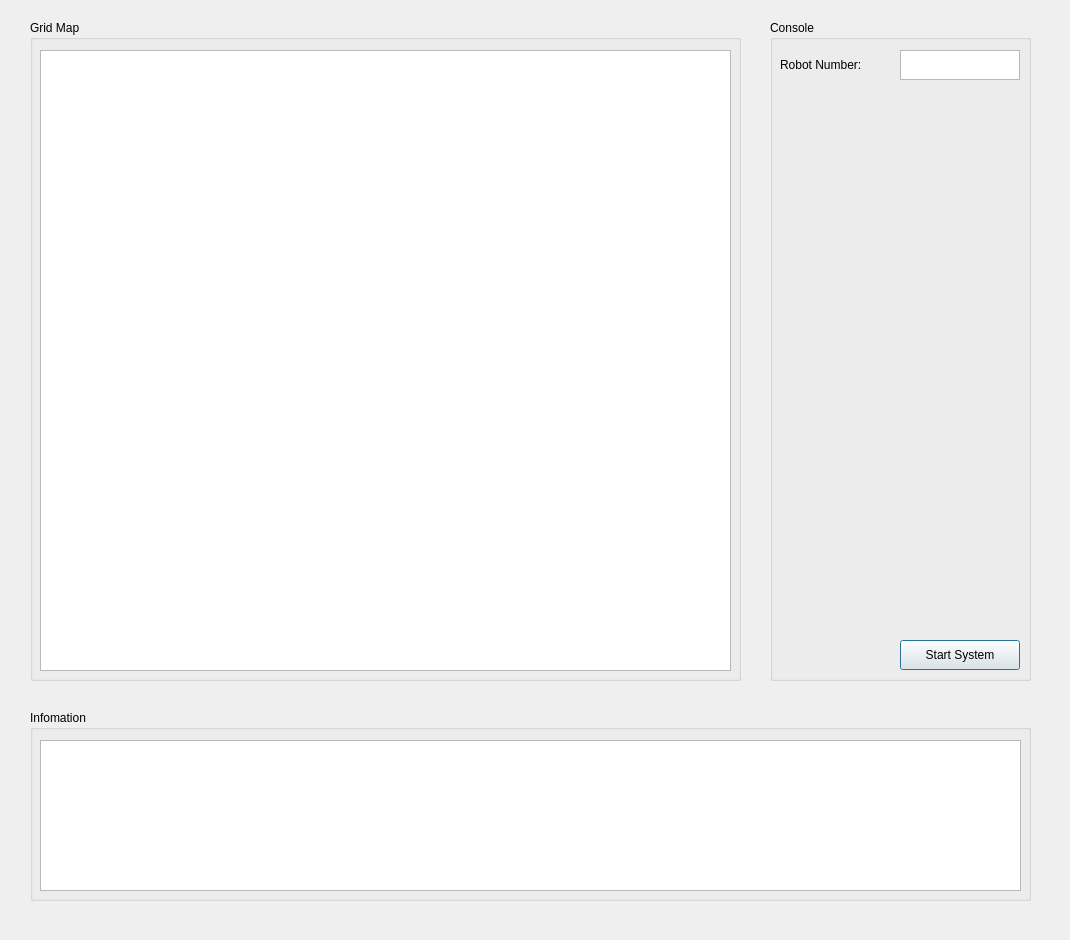
<?xml version="1.0" encoding="UTF-8"?>
<ui version="4.0">
 <class>Console</class>
 <widget class="QDialog" name="Console">
  <property name="geometry">
   <rect>
    <x>0</x>
    <y>0</y>
    <width>1070</width>
    <height>940</height>
   </rect>
  </property>
  <property name="windowTitle">
   <string>Console</string>
  </property>
  <widget class="QGroupBox" name="GridMap">
   <property name="geometry">
    <rect>
     <x>30</x>
     <y>20</y>
     <width>711</width>
     <height>661</height>
    </rect>
   </property>
   <property name="title">
    <string>Grid Map</string>
   </property>
   <widget class="QGraphicsView" name="GridMapGraphic">
    <property name="geometry">
     <rect>
      <x>10</x>
      <y>30</y>
      <width>691</width>
      <height>621</height>
     </rect>
    </property>
   </widget>
  </widget>
  <widget class="QGroupBox" name="InoGroupBox">
   <property name="geometry">
    <rect>
     <x>30</x>
     <y>710</y>
     <width>1001</width>
     <height>191</height>
    </rect>
   </property>
   <property name="title">
    <string>Infomation</string>
   </property>
   <widget class="QTextEdit" name="InfoText">
    <property name="geometry">
     <rect>
      <x>10</x>
      <y>30</y>
      <width>981</width>
      <height>151</height>
     </rect>
    </property>
   </widget>
  </widget>
  <widget class="QGroupBox" name="ConsoleGroupBox">
   <property name="geometry">
    <rect>
     <x>770</x>
     <y>20</y>
     <width>261</width>
     <height>661</height>
    </rect>
   </property>
   <property name="title">
    <string>Console</string>
   </property>
   <widget class="QTextEdit" name="RobotNumber">
    <property name="geometry">
     <rect>
      <x>130</x>
      <y>30</y>
      <width>120</width>
      <height>30</height>
     </rect>
    </property>
   </widget>
   <widget class="QLabel" name="RobotNumberPrompt">
    <property name="geometry">
     <rect>
      <x>10</x>
      <y>30</y>
      <width>120</width>
      <height>30</height>
     </rect>
    </property>
    <property name="text">
     <string>Robot Number:</string>
    </property>
   </widget>
   <widget class="QPushButton" name="StartSystem">
    <property name="geometry">
     <rect>
      <x>130</x>
      <y>620</y>
      <width>120</width>
      <height>30</height>
     </rect>
    </property>
    <property name="text">
     <string>Start System</string>
    </property>
   </widget>
  </widget>
 </widget>
 <resources/>
 <connections/>
</ui>
